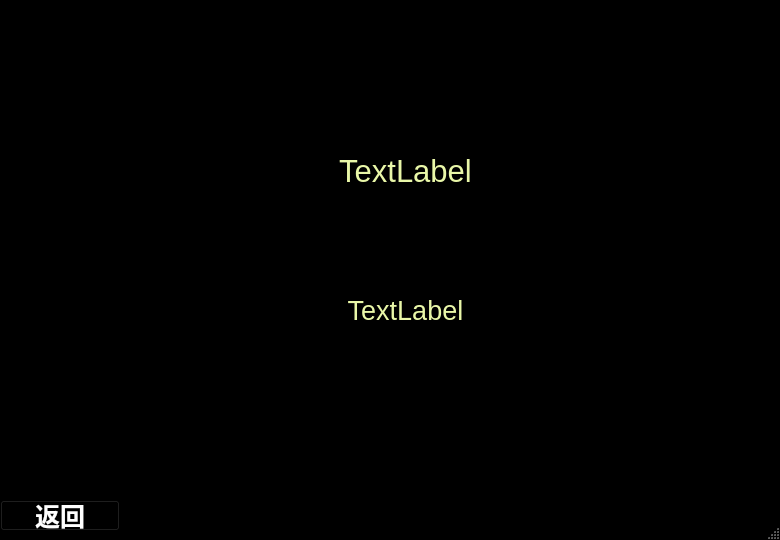
<?xml version="1.0" encoding="UTF-8"?>
<ui version="4.0">
 <class>ArkMidnight</class>
 <widget class="QMainWindow" name="ArkMidnight">
  <property name="geometry">
   <rect>
    <x>0</x>
    <y>0</y>
    <width>780</width>
    <height>540</height>
   </rect>
  </property>
  <property name="minimumSize">
   <size>
    <width>780</width>
    <height>540</height>
   </size>
  </property>
  <property name="maximumSize">
   <size>
    <width>780</width>
    <height>540</height>
   </size>
  </property>
  <property name="windowTitle">
   <string>ArkMidnight</string>
  </property>
  <widget class="QWidget" name="centralwidget">
   <property name="minimumSize">
    <size>
     <width>780</width>
     <height>540</height>
    </size>
   </property>
   <property name="maximumSize">
    <size>
     <width>780</width>
     <height>540</height>
    </size>
   </property>
   <widget class="QStackedWidget" name="stackedWidget">
    <property name="geometry">
     <rect>
      <x>0</x>
      <y>0</y>
      <width>780</width>
      <height>540</height>
     </rect>
    </property>
    <property name="styleSheet">
     <string notr="true">background-color: rgb(0, 0, 0);</string>
    </property>
    <property name="currentIndex">
     <number>1</number>
    </property>
    <widget class="QWidget" name="page">
     <widget class="QLabel" name="label">
      <property name="geometry">
       <rect>
        <x>0</x>
        <y>0</y>
        <width>780</width>
        <height>540</height>
       </rect>
      </property>
      <property name="minimumSize">
       <size>
        <width>780</width>
        <height>540</height>
       </size>
      </property>
      <property name="maximumSize">
       <size>
        <width>780</width>
        <height>540</height>
       </size>
      </property>
      <property name="text">
       <string/>
      </property>
      <property name="pixmap">
       <pixmap resource="image.qrc">:/new/prefix1/image/main.png</pixmap>
      </property>
     </widget>
     <widget class="QPushButton" name="btn_start">
      <property name="geometry">
       <rect>
        <x>440</x>
        <y>440</y>
        <width>111</width>
        <height>31</height>
       </rect>
      </property>
      <property name="font">
       <font>
        <family>Times New Roman</family>
        <pointsize>16</pointsize>
        <bold>true</bold>
        <underline>false</underline>
        <strikeout>false</strikeout>
       </font>
      </property>
      <property name="styleSheet">
       <string notr="true">background-color: rgb(255, 255, 255);</string>
      </property>
      <property name="text">
       <string>START</string>
      </property>
     </widget>
     <widget class="QPushButton" name="btn_guide">
      <property name="geometry">
       <rect>
        <x>260</x>
        <y>440</y>
        <width>111</width>
        <height>31</height>
       </rect>
      </property>
      <property name="font">
       <font>
        <family>Times New Roman</family>
        <pointsize>16</pointsize>
        <bold>true</bold>
       </font>
      </property>
      <property name="styleSheet">
       <string notr="true">background-color: rgb(255, 255, 255);
</string>
      </property>
      <property name="text">
       <string>GUIDE</string>
      </property>
     </widget>
    </widget>
    <widget class="QWidget" name="page_3">
     <widget class="QLabel" name="label_2">
      <property name="geometry">
       <rect>
        <x>0</x>
        <y>0</y>
        <width>780</width>
        <height>540</height>
       </rect>
      </property>
      <property name="minimumSize">
       <size>
        <width>780</width>
        <height>540</height>
       </size>
      </property>
      <property name="maximumSize">
       <size>
        <width>780</width>
        <height>540</height>
       </size>
      </property>
      <property name="text">
       <string/>
      </property>
      <property name="pixmap">
       <pixmap resource="image.qrc">:/new/prefix1/image/main.png</pixmap>
      </property>
     </widget>
     <widget class="QPushButton" name="pushButton_return_2">
      <property name="geometry">
       <rect>
        <x>0</x>
        <y>500</y>
        <width>120</width>
        <height>31</height>
       </rect>
      </property>
      <property name="font">
       <font>
        <family>微软雅黑</family>
        <pointsize>19</pointsize>
        <bold>true</bold>
       </font>
      </property>
      <property name="styleSheet">
       <string notr="true">color: rgb(255, 255, 255);
background-color: transparent;</string>
      </property>
      <property name="text">
       <string>返回</string>
      </property>
     </widget>
     <widget class="QLabel" name="label2">
      <property name="geometry">
       <rect>
        <x>90</x>
        <y>240</y>
        <width>631</width>
        <height>141</height>
       </rect>
      </property>
      <property name="font">
       <font>
        <pointsize>20</pointsize>
       </font>
      </property>
      <property name="styleSheet">
       <string notr="true">background-color: transparent;
color:rgb(233,247,168);</string>
      </property>
      <property name="text">
       <string>TextLabel</string>
      </property>
      <property name="alignment">
       <set>Qt::AlignCenter</set>
      </property>
     </widget>
     <widget class="QLabel" name="label1">
      <property name="geometry">
       <rect>
        <x>130</x>
        <y>150</y>
        <width>551</width>
        <height>41</height>
       </rect>
      </property>
      <property name="font">
       <font>
        <pointsize>23</pointsize>
       </font>
      </property>
      <property name="styleSheet">
       <string notr="true">background-color: transparent;
color:rgb(233,247,168);</string>
      </property>
      <property name="text">
       <string>TextLabel</string>
      </property>
      <property name="scaledContents">
       <bool>false</bool>
      </property>
      <property name="alignment">
       <set>Qt::AlignCenter</set>
      </property>
     </widget>
    </widget>
    <widget class="QWidget" name="page_2">
     <widget class="QPushButton" name="pushButton">
      <property name="geometry">
       <rect>
        <x>60</x>
        <y>30</y>
        <width>181</width>
        <height>441</height>
       </rect>
      </property>
      <property name="font">
       <font>
        <family>Times New Roman</family>
        <pointsize>29</pointsize>
        <bold>true</bold>
       </font>
      </property>
      <property name="styleSheet">
       <string notr="true">border-image: url(:/stage/image/stages/stage_1.png);</string>
      </property>
      <property name="text">
       <string/>
      </property>
     </widget>
     <widget class="QPushButton" name="pushButton_2">
      <property name="geometry">
       <rect>
        <x>300</x>
        <y>30</y>
        <width>181</width>
        <height>441</height>
       </rect>
      </property>
      <property name="font">
       <font>
        <family>Times New Roman</family>
        <pointsize>29</pointsize>
        <bold>true</bold>
       </font>
      </property>
      <property name="styleSheet">
       <string notr="true">border-image: url(:/stage/image/stages/stage_2.png);</string>
      </property>
      <property name="text">
       <string/>
      </property>
     </widget>
     <widget class="QPushButton" name="pushButton_3">
      <property name="geometry">
       <rect>
        <x>540</x>
        <y>30</y>
        <width>181</width>
        <height>441</height>
       </rect>
      </property>
      <property name="font">
       <font>
        <family>Times New Roman</family>
        <pointsize>29</pointsize>
        <bold>true</bold>
       </font>
      </property>
      <property name="styleSheet">
       <string notr="true">border-image: url(:/stage/image/stages/stage_3.jpg);</string>
      </property>
      <property name="text">
       <string/>
      </property>
     </widget>
     <widget class="QPushButton" name="pushButton_return">
      <property name="geometry">
       <rect>
        <x>0</x>
        <y>500</y>
        <width>120</width>
        <height>31</height>
       </rect>
      </property>
      <property name="font">
       <font>
        <family>微软雅黑</family>
        <pointsize>19</pointsize>
        <bold>true</bold>
       </font>
      </property>
      <property name="styleSheet">
       <string notr="true">color: rgb(255, 255, 255);</string>
      </property>
      <property name="text">
       <string>返回</string>
      </property>
     </widget>
    </widget>
   </widget>
  </widget>
  <widget class="QStatusBar" name="statusbar"/>
 </widget>
 <resources>
  <include location="image.qrc"/>
 </resources>
 <connections/>
</ui>
